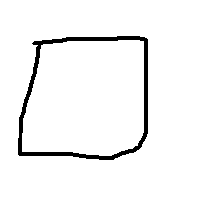
#> input picture Lab 2/images/rectangle/rec1.png, 200 x 200 px
$ jupyter execute --allow-errors utils.ipynb   (shell and % lines are left out)
#> lines starting #> are read from the running program, lines starting #| are printed output that depends on the picture; after the words box and inside, x2 and y2 are one past the last pixel; in counts of white or black regions, pixels touching at a corner belong together; long printed decimals are rounded
## Utility Functions

It is good practice to keep your utility functions (functions that perform certain operations) separate from your machine learning pipeline. This helps you:

1. Focus on each operation/functionality on its own
2. Better trace code when something breaks
3. Perform unit testing

[cell 1]
### All imports we will need
import cv2
import numpy as np
import math
import glob
import matplotlib.pyplot as plt
from mpl_toolkits.mplot3d import Axes3D

# use interactive plots

[cell 2]
#### set debug to false when imported from another

## Data Preprocessing Utilities
Functions that implement the preprocessing operations

[cell 3]
def preprocess(img):
    # Preprocess the given image img.

    # [1] TODO: Convert the image to grayscale (~1 line)
    # Hint: Check the function cvtColor in opencv.
    img = cv2.cvtColor(img, cv2.COLOR_BGR2GRAY)

    # [2] TODO: Blur the image to remove the noise (apply a 3x3 filter) (~1 line)
    # Hint: Check the function blur in opencv.
    # Hint: Pass the kernel size as an array (3, 3)
    img = cv2.GaussianBlur(img, (3, 3), 0)

    # [3] TODO: Convert the grayscale image to a binary image. Apply a threshold between 50 and 255 on the blurred image.
    #       The pixels having values less than 50 will be considered 0, and 255 otherwise. (~1 line)
    # Hint: Check the function threshold in opencv.
    # Hint: Use the type cv2.THRESH_BINARY with the type parameter.
    # Hint: This function has two return parameters. You can ignore the first one, and the second is the binary image.
    # Example: _, thresholded_img = cv2.threshold(....)

    _, thresholded_img = cv2.threshold(img, 50, 255, cv2.THRESH_BINARY)
    return thresholded_img

[cell 4]
IN_DEBUG = True ## uncomment this line when you need to test your code, then re-comment it when done

if IN_DEBUG:
    ### test your implementation
    ######## DO NOT CHANGE THIS CODE ########
    img = cv2.imread('images/rectangle/rec1.png')
#> img is the input picture: shape (200, 200, 3); 95.4% white; 1 black region, box (x1, y1, x2, y2) and area: (18, 36, 148, 160) 1824
    thresholded_img = preprocess(img)
#> in preprocess, `img = cv2.GaussianBlur(img, (3, 3), 0)`:
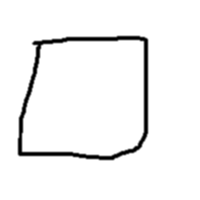
#> img: shape (200, 200); min 0, max 255, mean 243.4
#> in preprocess, `_, thresholded_img = cv2.threshold(img, 50, 255, cv2.THRESH_BINARY)`:
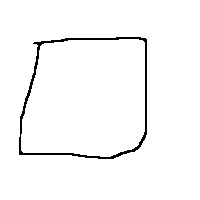
#> thresholded_img: shape (200, 200); 97.4% white; black in thin lines or dots, all inside (x1, y1, x2, y2) = (19, 37, 147, 159)
    # assert np.all((thresholded_img==255) | (thresholded_img==0)), \
    #     'Preprocessing is incomplete: the resulting final image should be all 0 or 255'

## Feature Extraction Utilities
Functions that implement feature extractors

[cell 5]
def findContourArea(img):
    # This function finds the contours of a given image and returns it in the variable contours.
    ## understand contours:
    ### Contours can be explained simply as a curve joining all the continuous points (along the boundary), having same color or intensity.
    ### The contours are a useful tool for shape analysis and object detection and recognition.

    # NOTE: This function will not work correctly unless you preprocess the image properly as indicated.
    contours, hierarchy = cv2.findContours(img, cv2.RETR_TREE, cv2.CHAIN_APPROX_SIMPLE)[-2:]
    ## the function findContours returns an array of contours and their hierarchy,
    ## Contours is a Python list of all the contours in the image. Each individual contour is a Numpy array of (x,y) coordinates of boundary points of the object.
    ## the list is sorted in terms of hierarchy, this means the outmost contour is in contours[0],
    ## and their direct inner contours are in contours[1] and so on and so forth

    # [4] TODO: Find the contour area of the given image (img) (~1 line)
    # Hint: check the function contourArea in opencv.
    # Hint: think which contour should be passed as argument to the function (which contour we should calculate its area)

    area = cv2.contourArea(contours[int(len(contours)/2)])

    return area, contours

[cell 6]
def findBoundingRectangleArea(img, contours):
    # This function tries to fit the minimum bounding rectangle for the given contours.

    # [5] TODO: Find the minimum bounding rectangle that can fit the given contours.
    # Hint: Check the function boundingRect in opencv
    x, y, w, h = cv2.boundingRect(contours[int(len(contours)/2)])


    # TODO (Optional): You can uncomment the following lines to show or display the bounded rectangle.
    bounding_rectangle = None
    # bounding_rectangle = cv2.rectangle(img.copy(), (x, y), (x + w, y + h), (0, 255, 0), 2)
    if bounding_rectangle: ## not none
        cv2.imshow('Image_Rec', bounding_rectangle)
        cv2.waitKey(0)

    # [6] TODO: Find the area of the bounding rectangle
    area = w*h
    return area, bounding_rectangle

[cell 7]
def findBoundingCircleArea(img, contours):
    # This function tries to fit the minimum bounding circle for the given contours.

    # [7] TODO: Find the minimum enclosing circle that can fit the given contours.
    # Hint: Check the function minEnclosingCircle in opencv
    (x,y), radius = cv2.minEnclosingCircle(contours[int(len(contours)/2)])
    center = (int(x), int(y))
    radius = int(radius)

    # TODO (Optional): You can uncomment the following lines to show or display the bounded circle.
    bounding_circle = None
    #bounding_circle = cv2.circle(img.copy(), center, radius, (0, 255, 0), 2)
    if bounding_circle: ## not none
        cv2.imshow('Image_Circle', bounding_circle)
        cv2.waitKey(0)

    # [8] TODO: Find the area of the bounding circle
    area = (22/7) * radius**2
    return area, bounding_circle

[cell 8]
def findBoundingTriangleArea(img, contours):
    # This function tries to fit the minimum bounding triangle for the given contours.

    # [9] TODO: Find the minimum enclosing triangle that can fit the given contours.
    # Hint: Check the function minEnclosingTriangle in opencv and place its output in the variable x
    x = cv2.minEnclosingTriangle(contours[int(len(contours)/2)])


    # TODO (Optional): You can uncomment the following lines to show or display the bounded triangle.
    bounding_triangle = None
    # bounding_triangle = cv2.polylines(img.copy(), np.int32([x[1]]), True, (0, 255, 0), 2)
    if bounding_triangle: ## not none
        cv2.imshow('Image_Triangle', bounding_triangle)
        cv2.waitKey(0)

    # [10] TODO: Find the area of the bounding circle
    area = x[0]
    return area, bounding_triangle

[cell 9]
# IN_DEBUG = True ## uncomment this line when you need to test your code, then re-comment it when done

if IN_DEBUG:
    ### test your implementation
    ######## DO NOT CHANGE THIS CODE ########
    img = cv2.imread('images/rectangle/rec1.png')
    thresholded_img = preprocess(img) ### assuming this function is behaving correctly
    img_area, img_contours = findContourArea(thresholded_img)
#> in findContourArea, `contours, hierarchy = cv2.findContours(img, cv2.RETR_TREE, cv2.CHAIN_A..`: contours = 3 contours; box (x1, y1, x2, y2) and area: (0, 0, 200, 200) 39601, (18, 36, 148, 160) 14194, (21, 39, 145, 157) 12724
#> in findContourArea, `area = cv2.contourArea(contours[int(len(contours)/2)])`: area = 14194.5
#> img_area = 14194.5; img_contours has the same summary as contours in findContourArea
    rect_area, _ = findBoundingRectangleArea(thresholded_img, img_contours)
#> in findBoundingRectangleArea, `x, y, w, h = cv2.boundingRect(contours[int(len(contours)/2)])`: x = 18; y = 36; w = 130; h = 124
#> in findBoundingRectangleArea, `area = w*h`: area = 16120
#> rect_area = 16120
    circ_area, _ = findBoundingCircleArea(thresholded_img, img_contours)
#> in findBoundingCircleArea, `(x,y), radius = cv2.minEnclosingCircle(contours[int(len(contours)/2)])`: x = 82.5; y = 96.5; radius = 86.41
#> in findBoundingCircleArea, `center = (int(x), int(y))`: center = (82, 96)
#> in findBoundingCircleArea, `radius = int(radius)`: radius = 86
#> in findBoundingCircleArea, `area = (22/7) * radius**2`: area = 23244.6
#> circ_area = 23244.6
    tri_area, _ = findBoundingTriangleArea(thresholded_img, img_contours)
#> in findBoundingTriangleArea, `x = cv2.minEnclosingTriangle(contours[int(len(contours)/2)])`: x = (25935.6, [[-79, 150], [147, 161.5], [147, -68.04]])
#> in findBoundingTriangleArea, `area = x[0]`: area = 25935.6
#> tri_area = 25935.6

    # assert round(img_area, 2)==14150.5,\
    #     f'findContourArea() is incorrect, expected {14150.5} found {img_area}'
    # assert round(rect_area, 2)==16120.0, \
    #     f'findBoundingRectangleArea() is incorrect, expected {16120.0} found {rect_area}'
    # assert round(circ_area, 2)==23235.22, \
    #     f'findBoundingCircleArea() is incorrect, expected {23235.22} found {circ_area}'
    # assert round(tri_area,2)==25933.5, \
    #     f'findBoundingTriangleArea() is incorrect, expected {25933.5} found {tri_area}'

[cell 10]
def extract_features(img, class_number=None):
    # Given an image img, extract the following features.
    # 1. The ratio between the figure area and the minimum enclosing rectangle.
    # 2. The ratio between the figure area and the minimum enclosing circle.
    # 3. The ratio between the figure area and the minimum enclosing triangle.

    area, contours = findContourArea(img)
    area1, _ = findBoundingRectangleArea(img, contours)
    area2, _ = findBoundingCircleArea(img, contours)
    area3, _ = findBoundingTriangleArea(img, contours)

    features = []
    # [11] TODO: Extract the features and append the class_number (if given) in the beginning of each feature vector.
    features.append(class_number)
    features.append(area/area1)
    features.append(area/area2)
    features.append(area/area3)

    print(features)
    return features

[cell 11]
# IN_DEBUG = True ## uncomment this line when you need to test your code, then re-comment it when done

if IN_DEBUG:
    ### test your implementation
    ######## DO NOT CHANGE THIS CODE ########
    expected_features = np.array([1.0, 0.88, 0.61, 0.55])
    results = np.array(extract_features(thresholded_img, 1))
#> in extract_features, `area, contours = findContourArea(img)`: area = 14194.5
#> in extract_features, `area1, _ = findBoundingRectangleArea(img, contours)`: area1 = 16120
#> in extract_features, `area2, _ = findBoundingCircleArea(img, contours)`: area2 = 23244.6
#> in extract_features, `area3, _ = findBoundingTriangleArea(img, contours)`: area3 = 25935.6
#| [1, 0.8806, 0.6107, 0.5473]
#> results = [1, 0.881, 0.611, 0.547]
    results = np.round(results, 2)
#> results = [1, 0.88, 0.61, 0.55]
    # assert np.all(results == expected_features), \
    #     f'extract_features() is incorrect'
